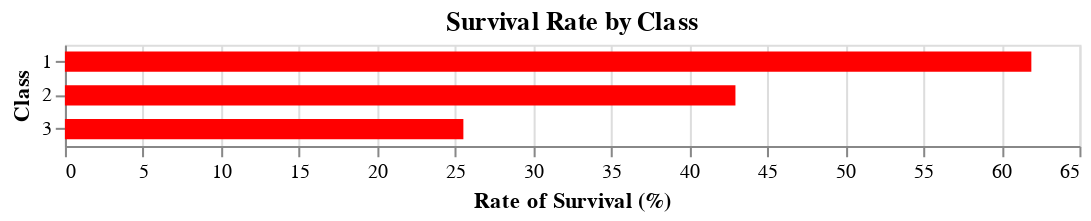

Source (notebook cell):
### Code cell
make_class_plot()

### Figure 1 — Vega-Lite specification as saved in the notebook (floating-point values rounded to 4 significant figures)
{"$schema": "https://vega.github.io/schema/vega-lite/v3.4.0.json", "config": {"mark": {"tooltip": null}, "view": {"height": 300, "width": 400}}, "data": {"name": "data-ae6bae946aaee78ce95f2272a9958781"}, "datasets": {"data-ae6bae946aaee78ce95f2272a9958781": [{"pclass": 1, "survived": 61.92}, {"pclass": 2, "survived": 42.96}, {"pclass": 3, "survived": 25.53}]}, "encoding": {"x": {"field": "survived", "title": "Rate of Survival (%)", "type": "quantitative"}, "y": {"field": "pclass", "title": "Class", "type": "ordinal"}}, "height": 50, "mark": {"color": "red", "size": 10, "type": "bar"}, "title": "Survival Rate by Class", "width": 500}
